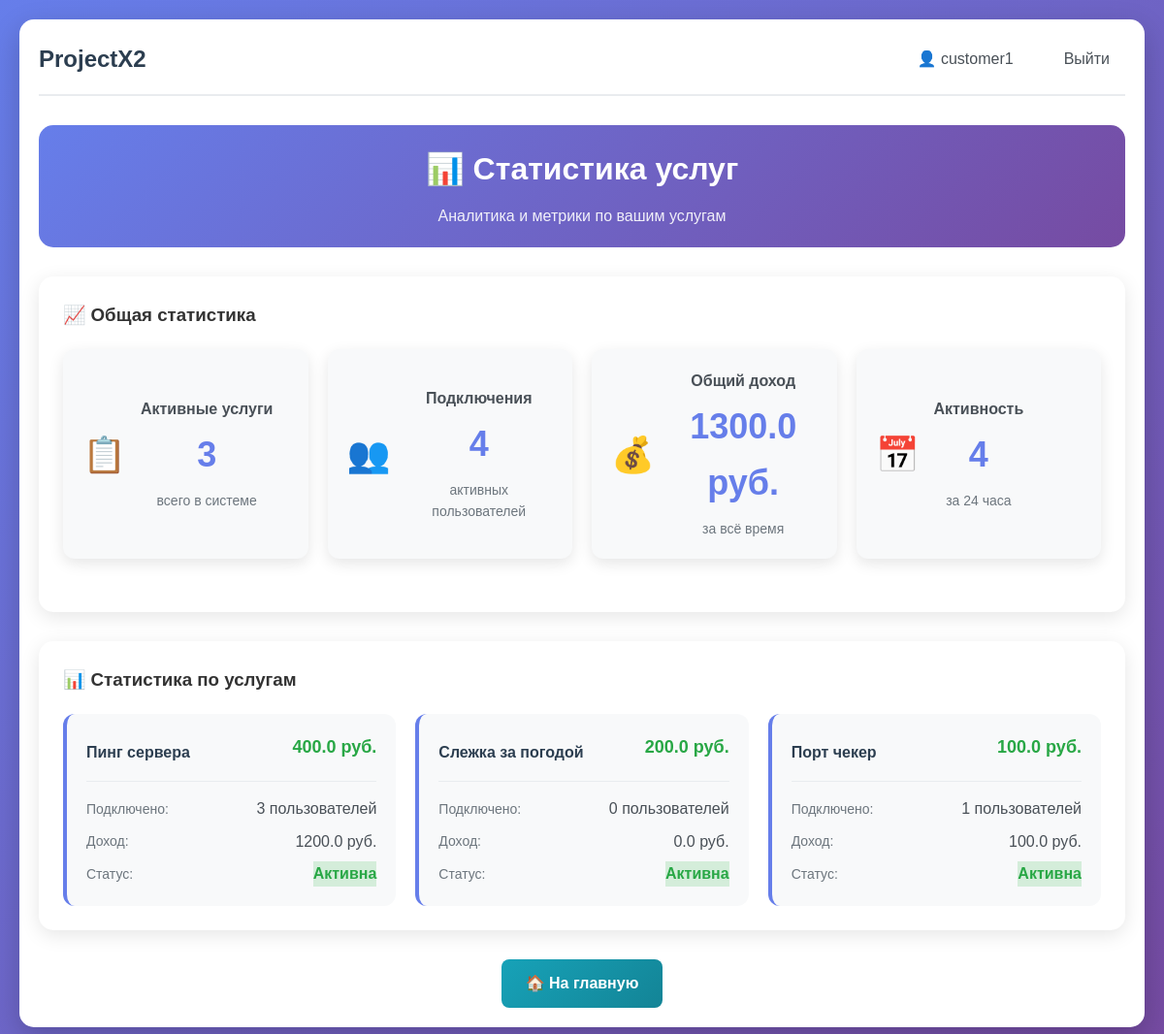
Screenshot of /customer/stats (signed in) with the database file from the repository.
### app.py (models this page shows, shortened)
class User(UserMixin, db.Model):
    __tablename__ = 'users'
    id = db.Column(db.Integer, primary_key=True)
    username = db.Column(db.String(64), unique=True, nullable=False)
    email = db.Column(db.String(120), unique=True, nullable=False)
    password_hash = db.Column(db.String(256), nullable=False)
    role = db.Column(db.String(20), nullable=False)
    created_at = db.Column(db.DateTime, default=datetime.utcnow)
    is_active = db.Column(db.Boolean, default=True)
    services = db.relationship('UserService', backref='user', lazy=True)
    balance = db.Column(db.Float, default=0.0)  # Баланс для клиентов

class Service(db.Model):
    id = db.Column(db.Integer, primary_key=True)
    name = db.Column(db.String(100), nullable=False)
    description = db.Column(db.Text, nullable=False)
    price = db.Column(db.Float, default=0.0)
    is_active = db.Column(db.Boolean, default=True)
    created_at = db.Column(db.DateTime, default=datetime.utcnow)
    customer_id = db.Column(db.Integer, db.ForeignKey('users.id'), nullable=False)
    users = db.relationship('UserService', backref='service', lazy=True)

### app.py (the view)
@app.route('/customer/stats')
@login_required
def customer_stats():
    if current_user.role != 'customer':
        flash('Доступ запрещен. Только для заказчиков.', 'error')
        return redirect(url_for('index'))
    services = Service.query.filter_by(customer_id=current_user.id).all()
    active_services_count = Service.query.filter_by(
        customer_id=current_user.id,
        is_active=True
    ).count()
    total_connections = UserService.query.join(Service).filter(
        Service.customer_id == current_user.id,
        UserService.is_active == True
    ).count()
    total_revenue = db.session.query(
        db.func.sum(UserService.price_at_connection)
    ).join(Service).filter(
        Service.customer_id == current_user.id
    ).scalar() or 0
    recent_activity = UserService.query.join(Service).filter(
        Service.customer_id == current_user.id,
        UserService.connected_at >= datetime.utcnow() - timedelta(hours=24)
    ).count()
    return render_template('customer_stats.html',
                         services=services,
                         active_services_count=active_services_count,
                         total_connections=total_connections,
                         total_revenue=total_revenue,
                         recent_activity=recent_activity)

### app.py (called while the page is built)
@login_manager.user_loader
def load_user(user_id):
    return db.session.get(User, int(user_id))

@app.before_request
def check_user_active():
    if current_user.is_authenticated and not current_user.is_active:
        logout_user()
        flash('Ваш аккаунт заблокирован. Обратитесь к администратору.', 'error')
        return redirect(url_for('login'))

### templates/customer_stats.html (shortened to what this page needs)
{% extends "base.html" %}
{% block content %}
<div class="admin-container">
    <div class="admin-header">
        <h2>📊 Статистика услуг</h2>
        <p class="admin-subtitle">Аналитика и метрики по вашим услугам</p>
    </div>
    <div class="stats-section">
        <h3>📈 Общая статистика</h3>
        <div class="stats-grid">
            <div class="stat-card">
                <div class="stat-icon">📋</div>
                <div class="stat-content">
                    <h4>Активные услуги</h4>
                    <div class="stat-number">{{ active_services_count }}</div>
                    <p>всего в системе</p>
                </div>
            </div>
            <div class="stat-card">
                <div class="stat-icon">👥</div>
                <div class="stat-content">
                    <h4>Подключения</h4>
                    <div class="stat-number">{{ total_connections }}</div>
                    <p>активных пользователей</p>
                </div>
            </div>
            <div class="stat-card">
                <div class="stat-icon">💰</div>
                <div class="stat-content">
                    <h4>Общий доход</h4>
                    <div class="stat-number">{{ total_revenue }} руб.</div>
                    <p>за всё время</p>
                </div>
            </div>
            <div class="stat-card">
                <div class="stat-icon">📅</div>
                <div class="stat-content">
                    <h4>Активность</h4>
                    <div class="stat-number">{{ recent_activity }}</div>
                    <p>за 24 часа</p>
                </div>
            </div>
        </div>
    </div>
    <div class="services-stats">
        <h3>📊 Статистика по услугам</h3>
        <div class="services-grid">
            {% for service in services %}
            <div class="service-stat-card">
                <div class="service-stat-header">
                    <h4>{{ service.name }}</h4>
                    <span class="service-price">{{ service.price }} руб.</span>
                </div>
                <div class="service-stat-body">
                    <div class="service-metric">
                        <span class="metric-label">Подключено:</span>
                        <span class="metric-value">{{ service.users|length }} пользователей</span>
                    </div>
                    <div class="service-metric">
                        <span class="metric-label">Доход:</span>
                        <span class="metric-value">{{ service.users|length * service.price }} руб.</span>
                    </div>
                    <div class="service-metric">
                        <span class="metric-label">Статус:</span>
                        <span class="metric-value status-{{ 'active' if service.is_active else 'inactive' }}">
                            {{ 'Активна' if service.is_active else 'Неактивна' }}
                        </span>
                    </div>
                </div>
            </div>
            {% endfor %}
        </div>
    </div>
    <div class="admin-actions">
        <a href="{{ url_for('index') }}" class="btn btn-info">🏠 На главную</a>
    </div>
</div>
{% endblock %}

### templates/base.html (shortened to what this page needs)
<!DOCTYPE html>
<html lang="ru">
<head>
    <link rel="stylesheet" href="{{ url_for('static', filename='css/style.css') }}">
</head>
<body>
    <div class="container">
        <nav class="navbar">
            <h1><a href="/" class="nav-logo">ProjectX2</a></h1>
            <div class="nav-links">
                {% if current_user.is_authenticated %}
                    <a href="/profile" class="nav-link">👤 {{ current_user.username }}</a>
                    <a href="/logout" class="nav-link">Выйти</a>
                {% else %}
                    <a href="/login" class="nav-link">Войти</a>
                    <a href="/register" class="nav-link">Регистрация</a>
                {% endif %}
            </div>
        </nav>
        <main>
            {% block content %}{% endblock %}
        </main>
    </div>
</body>
</html>

### static/css/style.css (style rules this page uses)
* { margin: 0; padding: 0; box-sizing: border-box; }
body { font-family: 'Arial', sans-serif; line-height: 1.6; color: #333; background: linear-gradient(135deg, #667eea 0%, #764ba2 100%); min-height: 100vh; padding: 20px; }
.container { max-width: 1200px; margin: 0 auto; background: white; padding: 20px; border-radius: 15px; box-shadow: 0 10px 30px rgba(0, 0, 0, 0.2); }
.navbar { display: flex; justify-content: space-between; align-items: center; margin-bottom: 30px; padding-bottom: 15px; border-bottom: 2px solid #e9ecef; }
.nav-logo { text-decoration: none; color: #2c3e50; font-size: 24px; font-weight: bold; }
.nav-links { display: flex; gap: 20px; align-items: center; }
.nav-link { text-decoration: none; color: #495057; padding: 8px 16px; border-radius: 8px; transition: all 0.3s ease; font-weight: 500; }
.btn { padding: 12px 25px; border: none; border-radius: 8px; cursor: pointer; font-size: 16px; text-decoration: none; display: inline-block; text-align: center; transition: all 0.3s ease; font-weight: 600; }
.btn-info { background: linear-gradient(135deg, #17a2b8 0%, #138496 100%); color: white; }
.container { animation: fadeIn 0.6s ease-out; }
.status-active { color: #28a745; font-weight: bold; }
.stats-grid { display: grid; grid-template-columns: repeat(auto-fit, minmax(150px, 1fr)); gap: 20px; }
.stat-number { font-size: 28px; font-weight: bold; color: #667eea; margin-bottom: 5px; }
.admin-container { max-width: 1400px; margin: 0 auto; }
.admin-header { text-align: center; margin-bottom: 30px; padding: 20px; background: linear-gradient(135deg, #667eea 0%, #764ba2 100%); border-radius: 15px; color: white; }
.admin-header h2 { margin: 0; font-size: 32px; }
.admin-subtitle { margin: 10px 0 0 0; opacity: 0.9; font-size: 16px; }
.stats-grid { display: grid; grid-template-columns: repeat(auto-fit, minmax(200px, 1fr)); gap: 20px; margin-bottom: 30px; }
.stat-card { background: white; padding: 25px; border-radius: 12px; text-align: center; box-shadow: 0 5px 15px rgba(0,0,0,0.1); transition: transform 0.3s ease; }
.stat-card .stat-number { font-size: 36px; font-weight: bold; color: #667eea; margin-bottom: 8px; }
.admin-actions { display: flex; gap: 15px; justify-content: center; flex-wrap: wrap; }
.services-grid { display: grid; grid-template-columns: repeat(auto-fit, minmax(350px, 1fr)); gap: 20px; margin-top: 20px; }
.status-active { background-color: #d4edda; color: #155724; }
.service-price { font-size: 18px; font-weight: bold; color: #28a745; margin-bottom: 10px; }

### templates/customer_stats.html (style rules this page uses)
.stats-section { background: white; padding: 25px; border-radius: 15px; box-shadow: 0 5px 20px rgba(0,0,0,0.1); margin-bottom: 30px; }
.stats-grid { display: grid; grid-template-columns: repeat(auto-fit, minmax(250px, 1fr)); gap: 20px; margin-top: 20px; }
.stat-card { display: flex; align-items: center; padding: 20px; background: #f8f9fa; border-radius: 12px; gap: 15px; }
.stat-icon { font-size: 36px; flex-shrink: 0; }
.stat-content h4 { margin: 0 0 5px 0; color: #495057; font-size: 16px; }
.stat-number { font-size: 24px; font-weight: bold; color: #667eea; margin-bottom: 2px; }
.stat-content p { margin: 0; color: #6c757d; font-size: 14px; }
.services-stats { background: white; padding: 25px; border-radius: 15px; box-shadow: 0 5px 20px rgba(0,0,0,0.1); margin-bottom: 30px; }
.services-grid { display: grid; grid-template-columns: repeat(auto-fit, minmax(300px, 1fr)); gap: 20px; margin-top: 20px; }
.service-stat-card { background: #f8f9fa; padding: 20px; border-radius: 12px; border-left: 4px solid #667eea; }
.service-stat-header { display: flex; justify-content: space-between; align-items: center; margin-bottom: 15px; padding-bottom: 10px; border-bottom: 1px solid #e9ecef; }
.service-stat-header h4 { margin: 0; color: #2c3e50; }
.service-price { font-weight: bold; color: #28a745; }
.service-stat-body { display: flex; flex-direction: column; gap: 8px; }
.service-metric { display: flex; justify-content: space-between; align-items: center; }
.metric-label { color: #6c757d; font-size: 14px; }
.metric-value { color: #495057; font-weight: 500; }
.status-active { color: #28a745; font-weight: bold; }
.admin-actions { display: flex; gap: 15px; justify-content: center; }

### rows the page displays
User: username "customer1"
Service: name "Пинг сервера", price "400.0", users|length "3", users|length "1200.0", is_active "Активна"
Service: name "Слежка за погодой", price "200.0", users|length "0", users|length "0.0", is_active "Активна"
Service: name "Порт чекер", price "100.0", users|length "1", users|length "100.0", is_active "Активна"

### other values shown
{{ active_services_count }} "3"
{{ total_connections }} "4"
{{ total_revenue }} "1300.0"
{{ recent_activity }} "4"
